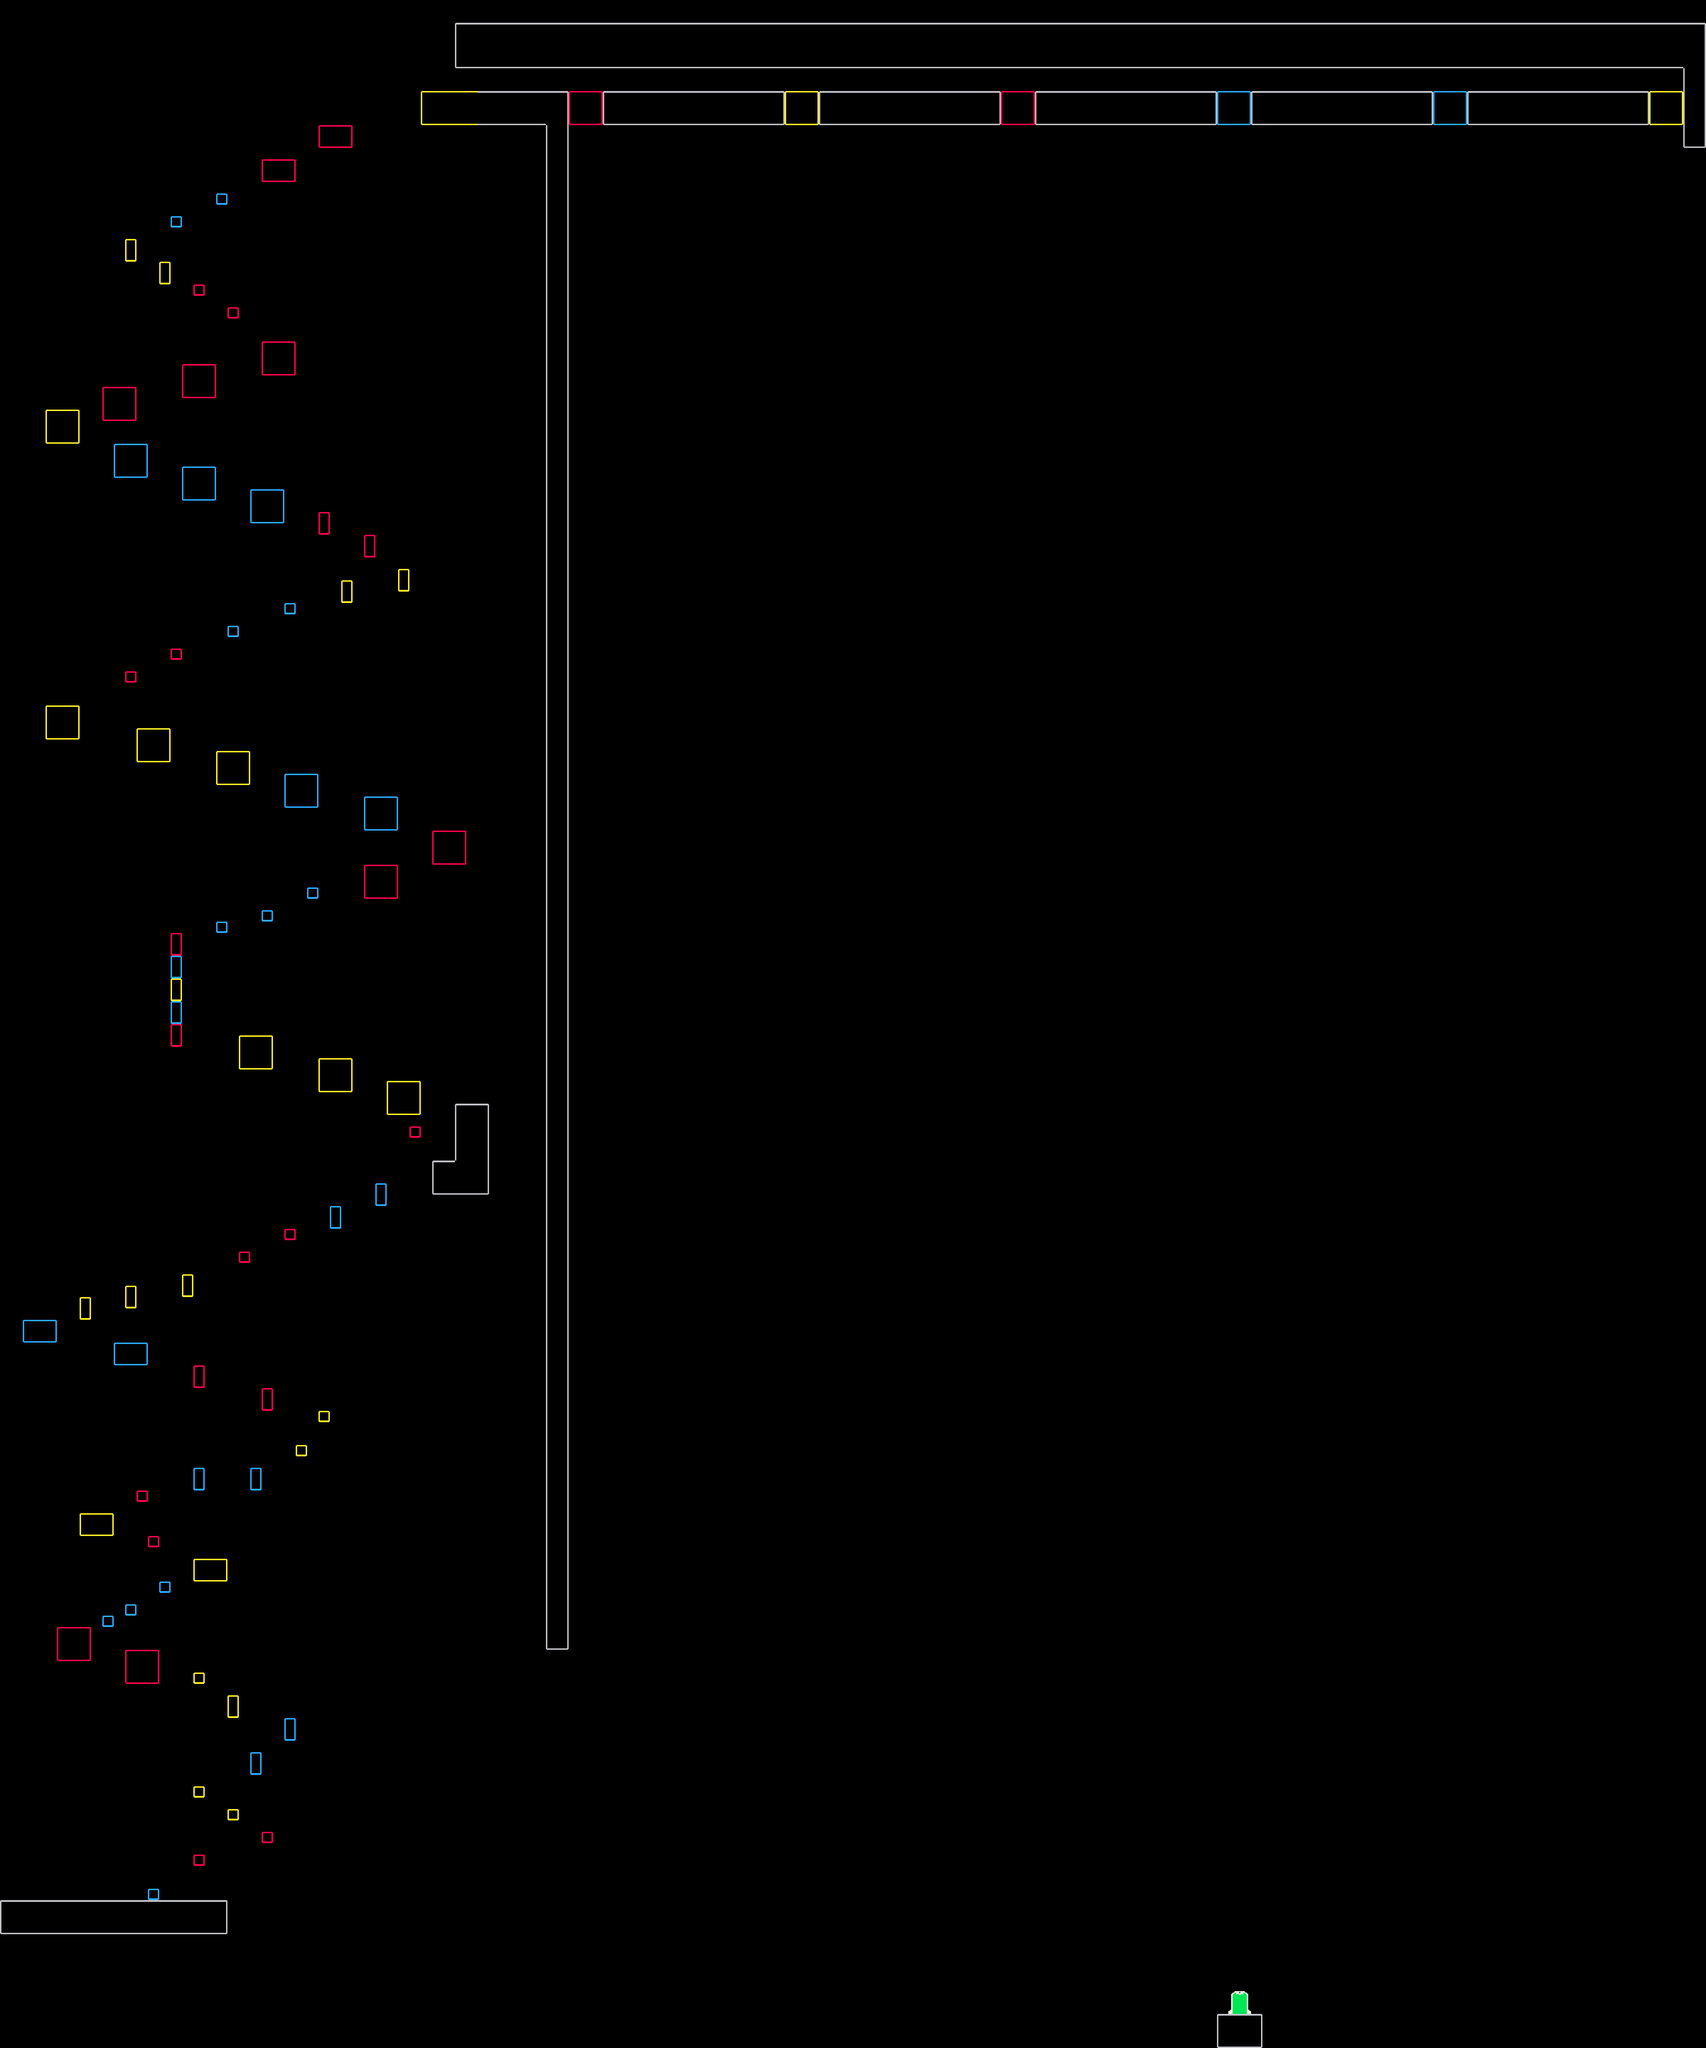

Rendered tile map (Tiled .tmx) drawn with the repository's tilesets; below, a short description and the map source with its tile grids summarised:
An orthogonal 150x180 tile map with 32x32 px tiles, 4 tile layers (Ground, Red, Blue, Yellow) and 97 objects.

<map version="1.10" tiledversion="1.12.0" orientation="orthogonal" renderorder="right-down" width="150" height="180" tilewidth="32" tileheight="32" infinite="0" nextlayerid="12" nextobjectid="115">
 <editorsettings>
  <export target="level5.lua" format="lua" />
 </editorsettings>
 <tileset firstgid="1" name="tiles" tilewidth="32" tileheight="32" tilecount="64" columns="8">
  <image source="../images/tiles/tileset.png" width="256" height="256" />
 </tileset>
 <layer id="1" name="Ground" width="150" height="180">
  <data>[27000 cells, 1098 non-empty, 13 distinct tile ids]</data>
 </layer>
 <layer id="11" name="Red" width="150" height="180">
  <data>[27000 cells, 116 non-empty, 12 distinct tile ids]</data>
 </layer>
 <layer id="3" name="Blue" width="150" height="180">
  <data>[27000 cells, 102 non-empty, 12 distinct tile ids]</data>
 </layer>
 <layer id="4" name="Yellow" width="150" height="180">
  <data>[27000 cells, 131 non-empty, 12 distinct tile ids]</data>
 </layer>
 <objectgroup id="5" name="Colliders">
  <object id="1" x="0" y="5344" width="640" height="96" />
  <object id="2" x="3424" y="5664" width="128" height="96" />
  <object id="3" x="1280" y="64" width="3520" height="128" />
  <object id="4" x="4736" y="192" width="64" height="224" />
  <object id="5" x="1280" y="256" width="320" height="96" />
  <object id="6" x="1696" y="256" width="512" height="96" />
  <object id="7" x="2304" y="256" width="512" height="96" />
  <object id="8" x="2912" y="256" width="512" height="96" />
  <object id="9" x="3520" y="256" width="512" height="96" />
  <object id="11" x="4128" y="256" width="512" height="96" />
  <object id="22" x="1536" y="352" width="64" height="4288" />
  <object id="66" x="1216" y="3264" width="160" height="96" />
  <object id="67" x="1280" y="3104" width="96" height="160" />
 </objectgroup>
 <objectgroup id="6" name="RedColliders">
  <object id="12" x="1600" y="256" width="96" height="96" />
  <object id="14" x="2816" y="256" width="96" height="96" />
  <object id="23" x="544" y="5216" width="32" height="32" />
  <object id="24" x="736" y="5152" width="32" height="32" />
  <object id="40" x="160" y="4576" width="96" height="96" />
  <object id="41" x="352" y="4640" width="96" height="96" />
  <object id="48" x="384" y="4192" width="32" height="32" />
  <object id="49" x="416" y="4320" width="32" height="32" />
  <object id="50" x="544" y="3840" width="32" height="64" />
  <object id="51" x="736" y="3904" width="32" height="64" />
  <object id="64" x="672" y="3520" width="32" height="32" />
  <object id="65" x="800" y="3456" width="32" height="32" />
  <object id="68" x="1152" y="3168" width="32" height="32" />
  <object id="80" x="480" y="2624" width="32" height="64" />
  <object id="82" x="480" y="2880" width="32" height="64" />
  <object id="85" x="1024" y="2432" width="96" height="96" />
  <object id="86" x="1216" y="2336" width="96" height="96" />
  <object id="87" x="352" y="1888" width="32" height="32" />
  <object id="88" x="480" y="1824" width="32" height="32" />
  <object id="92" x="896" y="1440" width="32" height="64" />
  <object id="93" x="1024" y="1504" width="32" height="64" />
  <object id="106" x="288" y="1088" width="96" height="96" />
  <object id="107" x="512" y="1024" width="96" height="96" />
  <object id="108" x="736" y="960" width="96" height="96" />
  <object id="109" x="640" y="864" width="32" height="32" />
  <object id="110" x="544" y="800" width="32" height="32" />
  <object id="111" x="736" y="448" width="96" height="64" />
  <object id="112" x="896" y="352" width="96" height="64" />
 </objectgroup>
 <objectgroup id="7" name="BlueColliders">
  <object id="15" x="3424" y="256" width="96" height="96" />
  <object id="16" x="4032" y="256" width="96" height="96" />
  <object id="29" x="416" y="5312" width="32" height="32" />
  <object id="33" x="704" y="4928" width="32" height="64" />
  <object id="34" x="800" y="4832" width="32" height="64" />
  <object id="37" x="288" y="4544" width="32" height="32" />
  <object id="38" x="352" y="4512" width="32" height="32" />
  <object id="39" x="448" y="4448" width="32" height="32" />
  <object id="46" x="544" y="4128" width="32" height="64" />
  <object id="47" x="704" y="4128" width="32" height="64" />
  <object id="55" x="320" y="3776" width="96" height="64" />
  <object id="59" x="64" y="3712" width="96" height="64" />
  <object id="62" x="928" y="3392" width="32" height="64" />
  <object id="63" x="1056" y="3328" width="32" height="64" />
  <object id="73" x="480" y="2688" width="32" height="64" />
  <object id="74" x="480" y="2816" width="32" height="64" />
  <object id="75" x="608" y="2592" width="32" height="32" />
  <object id="76" x="736" y="2560" width="32" height="32" />
  <object id="77" x="864" y="2496" width="32" height="32" />
  <object id="83" x="800" y="2176" width="96" height="96" />
  <object id="84" x="1024" y="2240" width="96" height="96" />
  <object id="94" x="640" y="1760" width="32" height="32" />
  <object id="95" x="800" y="1696" width="32" height="32" />
  <object id="101" x="608" y="544" width="32" height="32" />
  <object id="102" x="480" y="608" width="32" height="32" />
  <object id="103" x="320" y="1248" width="96" height="96" />
  <object id="104" x="512" y="1312" width="96" height="96" />
  <object id="105" x="704" y="1376" width="96" height="96" />
 </objectgroup>
 <objectgroup id="8" name="YellowColliders">
  <object id="18" x="2208" y="256" width="96" height="96" />
  <object id="19" x="4640" y="256" width="96" height="96" />
  <object id="31" x="544" y="5024" width="32" height="32" />
  <object id="32" x="640" y="5088" width="32" height="32" />
  <object id="35" x="640" y="4768" width="32" height="64" />
  <object id="36" x="544" y="4704" width="32" height="32" />
  <object id="42" x="224" y="4256" width="96" height="64" />
  <object id="43" x="544" y="4384" width="96" height="64" />
  <object id="44" x="896" y="3968" width="32" height="32" />
  <object id="45" x="832" y="4064" width="32" height="32" />
  <object id="52" x="224" y="3648" width="32" height="64" />
  <object id="53" x="352" y="3616" width="32" height="64" />
  <object id="54" x="512" y="3584" width="32" height="64" />
  <object id="69" x="1088" y="3040" width="96" height="96" />
  <object id="70" x="896" y="2976" width="96" height="96" />
  <object id="71" x="672" y="2912" width="96" height="96" />
  <object id="72" x="480" y="2752" width="32" height="64" />
  <object id="89" x="128" y="1984" width="96" height="96" />
  <object id="90" x="384" y="2048" width="96" height="96" />
  <object id="91" x="608" y="2112" width="96" height="96" />
  <object id="96" x="960" y="1632" width="32" height="64" />
  <object id="97" x="1120" y="1600" width="32" height="64" />
  <object id="98" x="352" y="672" width="32" height="64" />
  <object id="99" x="448" y="736" width="32" height="64" />
  <object id="100" x="128" y="1152" width="96" height="96" />
  <object id="114" x="1184" y="256" width="96" height="96" />
 </objectgroup>
 <objectgroup id="9" name="Completelevel">
  <object id="20" x="3456" y="5600" width="64" height="64" />
 </objectgroup>
 <objectgroup id="10" name="Spawn">
  <object id="21" x="128" y="5184">
   <point />
  </object>
 </objectgroup>
</map>
